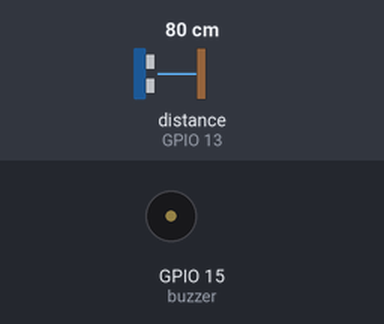
Bench run of a program on a simulated ESP32 board running MicroPython. Parts: buzzer (waves = sounding). The inputs (shaded band) are chosen by the test bench; at power-on: distance to the obstacle (sensor on GPIO 13) 80 cm. The echo pulse lasts 58.3 µs per cm; what the program prints to the serial console is not drawn.

Above: at 1.2 s.
1.3 s: distance to the obstacle (sensor on GPIO 13) set to 2 cm
2.8 s: distance to the obstacle (sensor on GPIO 13) set to 9 cm
At 4.1 s:
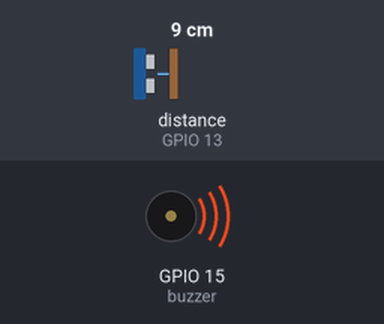
5.8 s: distance to the obstacle (sensor on GPIO 13) set to 35 cm
At 6.6 s:
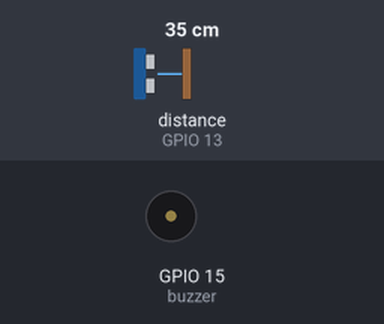
8.8 s: distance to the obstacle (sensor on GPIO 13) set to 4 cm
Timing chart, 0 to 11.3 s (numbered marks = the images above; inputs shaded):
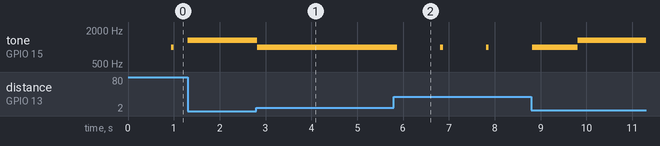

Measured:
- after the input at 2.8 s, tone on GPIO 15 (buzzer): 1318 Hz → 988 Hz at once
- after the input at 5.8 s, tone on GPIO 15 (buzzer): alternates 988 Hz for 0.06 s and silent for 0.94 s, starting after 0.07 s

The program:

09-4.py
```python
# 實驗 #9-4：超音波感測器結合蜂鳴器 (模擬倒車雷達)
# 執行環境：MicroPython v1.24.0 on ESP32-DevKitC
#
# 功能：
# 1. 使用 HC-SR04 超音波感測器測量距離。
# 2. 將測量到的距離即時列印到 REPL。
# 3. 根據距離改變蜂鳴器的鳴叫頻率，模擬倒車雷達。
# 4. 程式主迴圈為非阻塞式，使用 time.ticks_ms() 進行時序控制。

import machine
from machine import Pin, PWM
import time

# --- 硬體與常數定義 ---

# 超音波感測器接腳
TRIG_PIN = 27
ECHO_PIN = 13

# 蜂鳴器接腳
BUZZER_PIN = 15

# 聲音頻率 (Hz)
# C大調的 Si (B5)
NOTE_SI_C_MAJOR = 988
# F大調的 Si (E6)
NOTE_SI_F_MAJOR = 1318

# 蜂鳴器鳴叫的持續時間 (毫秒)
BEEP_DURATION_MS = 60

# 感測器讀取間隔 (毫秒)
SENSOR_READ_INTERVAL_MS = 100

# --- 初始化硬體 ---

# 設定超音波感測器接腳
trig = Pin(TRIG_PIN, Pin.OUT)
echo = Pin(ECHO_PIN, Pin.IN)

# 設定蜂鳴器為 PWM 輸出
buzzer = PWM(Pin(BUZZER_PIN))
buzzer.duty(0) # 初始狀態關閉蜂鳴器

# --- 功能函式 ---

def get_distance_cm():
    """
    觸發超音波感測器並計算回傳的距離（公分）。
    使用 time.sleep_us() 來產生精確的觸發脈衝。
    """
    # 產生一個 10us 的觸發訊號
    trig.value(0)
    time.sleep_us(5)
    trig.value(1)
    time.sleep_us(10)
    trig.value(0)

    try:
        # 等待 Echo 接腳變為高電位，並測量其持續時間
        # time_pulse_us 是測量脈衝寬度的阻塞式函式，但其時間極短，可接受
        pulse_duration = machine.time_pulse_us(echo, 1, 30000) # Timeout 30ms
    except OSError as ex:
        # 如果 time_pulse_us 超時，會引發 OSError
        pulse_duration = -1

    # 處理超時或錯誤
    if pulse_duration < 0:
        return 999 # 回傳一個極大值表示超出範圍

    # 計算距離 (音速約為 343 m/s 或 29.1 us/cm)
    # 距離 = (高電位時間 / 2) * 音速
    distance = (pulse_duration / 2) / 29.1
    return distance

# --- 主程式 ---

def run_parking_radar():
    """
    倒車雷達主程式邏輯。
    """
    print("倒車雷達系統啟動...")
    print("按下 Ctrl+C 以停止程式。")

    # 非阻塞式迴圈的時序變數
    last_sensor_read_time = 0
    last_beep_toggle_time = 0

    # 狀態變數
    is_beeping = False

    # 根據狀態決定的蜂鳴器參數
    beep_freq = 0
    beep_on_duration = 0
    beep_off_duration = 0

    # 程式主迴圈
    while True:
        now = time.ticks_ms()

        # 1. 定期讀取感測器數值
        if time.ticks_diff(now, last_sensor_read_time) >= SENSOR_READ_INTERVAL_MS:
            distance = get_distance_cm()
            print(f"當前距離: {distance:.1f} cm")
            last_sensor_read_time = now

            # 2. 根據距離決定蜂鳴器模式
            if distance <= 5: # 危險
                beep_freq = NOTE_SI_F_MAJOR
                beep_on_duration = 1000 # 持續響
                beep_off_duration = 0
            elif distance <= 15: # 小心
                beep_freq = NOTE_SI_C_MAJOR
                beep_on_duration = BEEP_DURATION_MS
                beep_off_duration = int(1000 / 15) - BEEP_DURATION_MS
            elif distance <= 30: # 注意
                beep_freq = NOTE_SI_C_MAJOR
                beep_on_duration = BEEP_DURATION_MS
                beep_off_duration = int(1000 / 5) - BEEP_DURATION_MS
            else: # 安全
                beep_freq = NOTE_SI_C_MAJOR
                beep_on_duration = BEEP_DURATION_MS
                beep_off_duration = int(1000 / 1) - BEEP_DURATION_MS

        # 3. 非阻塞式地控制蜂鳴器鳴叫
        if beep_freq > 0:
            if is_beeping:
                # 如果蜂鳴器正在響，檢查是否達到鳴叫時間
                if time.ticks_diff(now, last_beep_toggle_time) >= beep_on_duration:
                    buzzer.duty(0) # 停止鳴叫
                    is_beeping = False
                    last_beep_toggle_time = now
            else:
                # 如果蜂鳴器沒在響，檢查是否達到間隔時間
                if time.ticks_diff(now, last_beep_toggle_time) >= beep_off_duration:
                    buzzer.freq(beep_freq)
                    buzzer.duty(512) # 開始鳴叫 (50% duty cycle)
                    is_beeping = True
                    last_beep_toggle_time = now

# --- 程式進入點 ---

if __name__ == "__main__":
    try:
        run_parking_radar()
    except KeyboardInterrupt:
        print("程式已停止。")
    finally:
        # 確保程式結束時關閉蜂鳴器
        buzzer.deinit()
        print("蜂鳴器已關閉，資源已釋放。")
```
